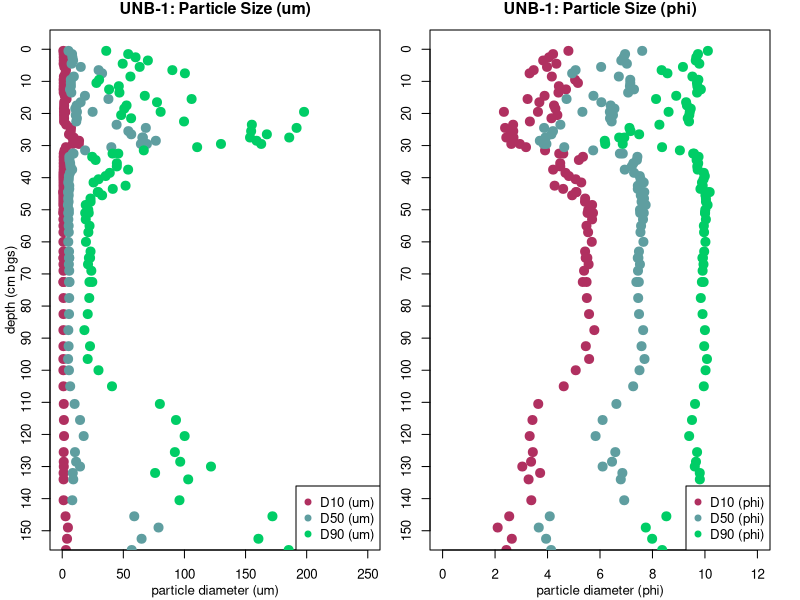
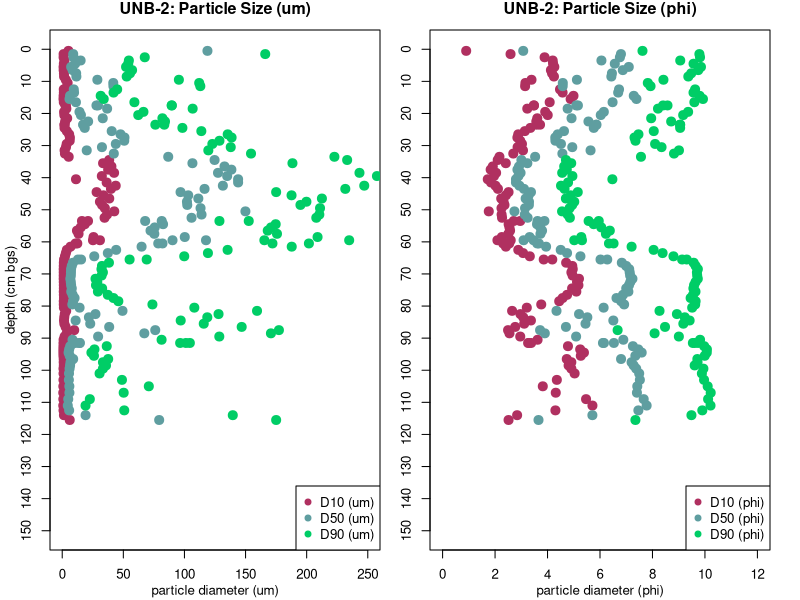
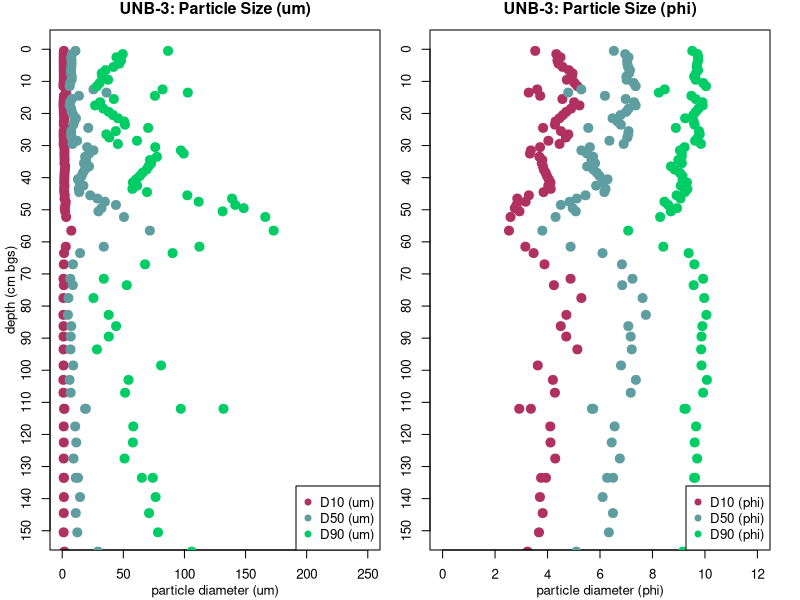

The R script that drew these images, in order:
# Down Core Sediment Textures

setwd("~/Desktop/Papers/Sediment Paper/Code/")
########################################

UNB1_data <- read.csv("UNB1_v2.csv") #Version with the bad 49 and 50 sample replaced with RD's. (replicates still included)
UNB1_data <- data.frame(UNB1_data)
depth <- UNB1_data$plot
D10_um <- UNB1_data$D10..mm..
D50_um <- UNB1_data$D50..mm..
D90_um <- UNB1_data$D90..mm..
D10_phi <- UNB1_data$D10..f..
D50_phi <- UNB1_data$D50..f..
D90_phi <- UNB1_data$D90..f..

par(mfrow=c(1,2))    # set the plotting area into a 1*2 array
par(cex=0.8, mai=c(0.5,0.5,0.3,0.2))
plot(D10_um,depth, xlab="", ylab="",xlim = c(0,250), ylim = c(150,0), yaxp=c(0,150,15), col="maroon", pch=19,cex=1.5)
points(D50_um,depth, ylim = c(165,0), col="cadetblue", pch=19, cex=1.5)
points(D90_um,depth, ylim = c(165,0), col="springgreen3", pch=19, cex=1.5)
title(main="UNB-1: Particle Size (um)",line=1, cex.lab=0.9)
title(xlab="particle diameter (um)",line=2, cex.lab=1)
title(ylab="depth (cm bgs)",line=2, cex.lab=1)
legend("bottomright", legend = c("D10 (um)", "D50 (um)", "D90 (um)"),
      pch = c(19, 19, 19), col = c("maroon", "cadetblue", "springgreen3"))
par(cex=0.8, mai=c(0.5,0.3,0.3,0.3))
plot(D10_phi,depth, xlab="", ylab="",xlim = c(0,12), ylim = c(150,0), yaxp=c(0,150,15), col="maroon", pch=19,cex=1.5)
points(D50_phi,depth, ylim = c(165,0), col="cadetblue", pch=19, cex=1.5)
points(D90_phi,depth, ylim = c(165,0), col="springgreen3", pch=19, cex=1.5)
title(main="UNB-1: Particle Size (phi)",line=1, cex.lab=0.9)
title(xlab="particle diameter (phi)",line=2, cex.lab=1)
legend("bottomright", legend = c("D10 (phi)", "D50 (phi)", "D90 (phi)"),
       pch = c(19, 19, 19), col = c("maroon", "cadetblue", "springgreen3"))
#type="b", lwd=3, pch=19, for a line between dots

########################################
UNB2_data <- read.csv("UNB2.csv") # (replicates still included)
UNB2_data <- data.frame(UNB2_data)
depth <- UNB2_data$plot
D10_um <- UNB2_data$D10..mm..
D50_um <- UNB2_data$D50..mm..
D90_um <- UNB2_data$D90..mm..
D10_phi <- UNB2_data$D10..f..
D50_phi <- UNB2_data$D50..f..
D90_phi <- UNB2_data$D90..f..

par(mfrow=c(1,2))    # set the plotting area into a 1*2 array
par(cex=0.8, mai=c(0.5,0.5,0.3,0.2))
plot(D10_um,depth, xlab="", ylab="",xlim = c(0,250), ylim = c(150,0), yaxp=c(0,150,15), col="maroon", pch=19,cex=1.5)
points(D50_um,depth, ylim = c(165,0), col="cadetblue", pch=19, cex=1.5)
points(D90_um,depth, ylim = c(165,0), col="springgreen3", pch=19, cex=1.5)
title(main="UNB-2: Particle Size (um)",line=1, cex.lab=0.9)
title(xlab="particle diameter (um)",line=2, cex.lab=1)
title(ylab="depth (cm bgs)",line=2, cex.lab=1)
legend("bottomright", legend = c("D10 (um)", "D50 (um)", "D90 (um)"),
       pch = c(19, 19, 19), col = c("maroon", "cadetblue", "springgreen3"))
par(cex=0.8, mai=c(0.5,0.3,0.3,0.3))
plot(D10_phi,depth, xlab="", ylab="",xlim = c(0,12), ylim = c(150,0), yaxp=c(0,150,15), col="maroon", pch=19,cex=1.5)
points(D50_phi,depth, ylim = c(165,0), col="cadetblue", pch=19, cex=1.5)
points(D90_phi,depth, ylim = c(165,0), col="springgreen3", pch=19, cex=1.5)
title(main="UNB-2: Particle Size (phi)",line=1, cex.lab=0.9)
title(xlab="particle diameter (phi)",line=2, cex.lab=1)
legend("bottomright", legend = c("D10 (phi)", "D50 (phi)", "D90 (phi)"),
       pch = c(19, 19, 19), col = c("maroon", "cadetblue", "springgreen3"))
#type="b", lwd=3, pch=19, for a line between dots


########################################
UNB3_data <- read.csv("UNB3.csv") # (replicates still included)
UNB3_data <- data.frame(UNB3_data)
depth <- UNB3_data$plot
D10_um <- UNB3_data$D10..mm..
D50_um <- UNB3_data$D50..mm..
D90_um <- UNB3_data$D90..mm..
D10_phi <- UNB3_data$D10..f..
D50_phi <- UNB3_data$D50..f..
D90_phi <- UNB3_data$D90..f..

par(mfrow=c(1,2))    # set the plotting area into a 1*2 array
par(cex=0.8, mai=c(0.5,0.5,0.3,0.2))
plot(D10_um,depth, xlab="", ylab="",xlim = c(0,250), ylim = c(150,0), yaxp=c(0,150,15), col="maroon", pch=19,cex=1.5)
points(D50_um,depth, ylim = c(165,0), col="cadetblue", pch=19, cex=1.5)
points(D90_um,depth, ylim = c(165,0), col="springgreen3", pch=19, cex=1.5)
title(main="UNB-3: Particle Size (um)",line=1, cex.lab=0.9)
title(xlab="particle diameter (um)",line=2, cex.lab=1)
title(ylab="depth (cm bgs)",line=2, cex.lab=1)
legend("bottomright", legend = c("D10 (um)", "D50 (um)", "D90 (um)"),
       pch = c(19, 19, 19), col = c("maroon", "cadetblue", "springgreen3"))
par(cex=0.8, mai=c(0.5,0.3,0.3,0.3))
plot(D10_phi,depth, xlab="", ylab="",xlim = c(0,12), ylim = c(150,0), yaxp=c(0,150,15), col="maroon", pch=19,cex=1.5)
points(D50_phi,depth, ylim = c(165,0), col="cadetblue", pch=19, cex=1.5)
points(D90_phi,depth, ylim = c(165,0), col="springgreen3", pch=19, cex=1.5)
title(main="UNB-3: Particle Size (phi)",line=1, cex.lab=0.9)
title(xlab="particle diameter (phi)",line=2, cex.lab=1)
legend("bottomright", legend = c("D10 (phi)", "D50 (phi)", "D90 (phi)"),
       pch = c(19, 19, 19), col = c("maroon", "cadetblue", "springgreen3"))
#type="b", lwd=3, pch=19, for a line between dots
